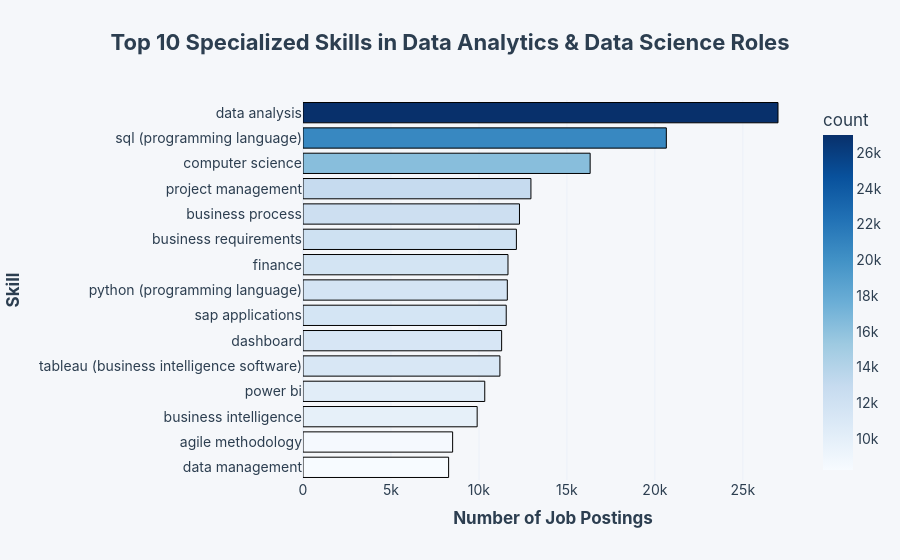

Notebook code cell kept with this figure:
### Code cell
# create a plotly bar chart
import plotly.express as px

fig = px.bar(
    top_specialized_pd,
    x="count",
    y="SKILL",
    orientation="h",
    color="count",
    color_continuous_scale="Blues",
    title="<b>Top 10 Specialized Skills in Data Analytics & Data Science Roles</b>"
)

fig.update_layout(
    # Background styling
    template="plotly_white",
    paper_bgcolor="#f5f7fa",   # slightly darker than white
    plot_bgcolor="#f5f7fa",

    # Font styling
    font=dict(
        family="Inter, sans-serif",
        size=14,
        color="#2c3e50"
    ),

    # Title styling
    title=dict(
        x=0.5,
        font=dict(size=22)
    ),

    # Axis labels
    xaxis_title="<b>Number of Job Postings</b>",
    yaxis_title="<b>Skill</b>",

    # Order
    yaxis={'categoryorder':'total ascending'}
)

fig.update_traces(
    marker=dict(line=dict(width=1, color='black'))
)

fig.show()

### Figure 1 — Plotly figure (JSON) as saved in the notebook; plotly's stock layout.template omitted (floating-point values rounded to 4 significant figures)
{"data": [{"hovertemplate": "count=%{marker.color}<br>SKILL=%{y}<extra></extra>", "legendgroup": "", "marker": {"color": [26998, 20651, 16321, 12955, 12304, 12129, 11651, 11613, 11551, 11290, 11192, 10331, 9899, 8505, 8276], "coloraxis": "coloraxis", "line": {"color": "black", "width": 1}, "pattern": {"shape": ""}}, "name": "", "orientation": "h", "showlegend": false, "textposition": "auto", "type": "bar", "x": [26998, 20651, 16321, 12955, 12304, 12129, 11651, 11613, 11551, 11290, 11192, 10331, 9899, 8505, 8276], "xaxis": "x", "y": ["data analysis", "sql (programming language)", "computer science", "project management", "business process", "business requirements", "finance", "python (programming language)", "sap applications", "dashboard", "tableau (business intelligence software)", "power bi", "business intelligence", "agile methodology", "data management"], "yaxis": "y"}], "layout": {"barmode": "relative", "coloraxis": {"colorbar": {"title": {"text": "count"}}, "colorscale": [[0, "rgb(247,251,255)"], [0.125, "rgb(222,235,247)"], [0.25, "rgb(198,219,239)"], [0.375, "rgb(158,202,225)"], [0.5, "rgb(107,174,214)"], [0.625, "rgb(66,146,198)"], [0.75, "rgb(33,113,181)"], [0.875, "rgb(8,81,156)"], [1, "rgb(8,48,107)"]]}, "font": {"color": "#2c3e50", "family": "Inter, sans-serif", "size": 14}, "legend": {"tracegroupgap": 0}, "paper_bgcolor": "#f5f7fa", "plot_bgcolor": "#f5f7fa", "title": {"font": {"size": 22}, "text": "<b>Top 10 Specialized Skills in Data Analytics & Data Science Roles</b>", "x": 0.5}, "xaxis": {"anchor": "y", "domain": [0, 1], "title": {"text": "<b>Number of Job Postings</b>"}}, "yaxis": {"anchor": "x", "categoryorder": "total ascending", "domain": [0, 1], "title": {"text": "<b>Skill</b>"}}}}
